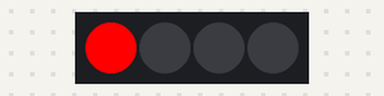
Recording of a sketch running on a simulated Arduino Uno, built with avr-gcc and run on an emulated ATmega328P. Shown: 4 RGB LEDs in strip order, left to right.

Above: at 0.02 s.
At 0.17 s:
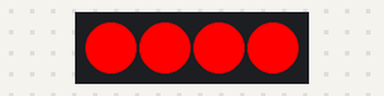
At 0.37 s:
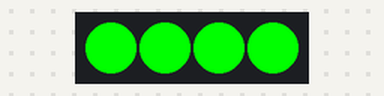
At 0.73 s:
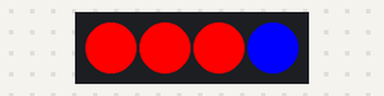
At 1.48 s:
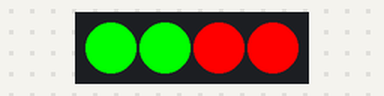
At 2.94 s:
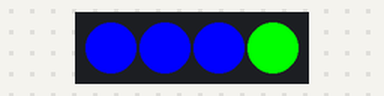
Timing chart, 0 to 3.2 s (numbered marks = the images above):
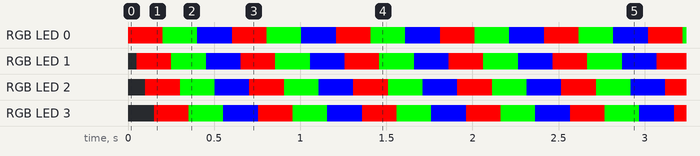

The sketch:

programmBall.ino
```cpp
#include <Adafruit_NeoPixel.h>

#ifdef __AVR__
  #include <avr/power.h>
#endif

#define PIN 6

#define NUM_LEDS 4

// Parameter 1 = number of pixels in strip
// Parameter 2 = Arduino pin number (most are valid)
// Parameter 3 = pixel type flags, add together as needed:
//   NEO_KHZ800  800 KHz bitstream (most NeoPixel products w/WS2812 LEDs)
//   NEO_KHZ400  400 KHz (classic 'v1' (not v2) FLORA pixels, WS2811 drivers)
//   NEO_GRB     Pixels are wired for GRB bitstream (most NeoPixel products)
//   NEO_RGB     Pixels are wired for RGB bitstream (v1 FLORA pixels, not v2)
//   NEO_RGBW    Pixels are wired for RGBW bitstream (NeoPixel RGBW products)
Adafruit_NeoPixel strip = Adafruit_NeoPixel(NUM_LEDS, PIN, NEO_GRB + NEO_KHZ800);

// IMPORTANT: To reduce NeoPixel burnout risk, add 1000 uF capacitor across
// pixel power leads, add 300 - 500 Ohm resistor on first pixel's data input
// and minimize distance between Arduino and first pixel.  Avoid connecting
// on a live circuit...if you must, connect GND first.

void setup() {
  // This is for Trinket 5V 16MHz, you can remove these three lines if you are not using a Trinket
  #if defined (__AVR_ATtiny85__)
    if (F_CPU == 16000000) clock_prescale_set(clock_div_1);
  #endif
  // End of trinket special code


  strip.begin();
  strip.show(); // Initialize all pixels to 'off'
}

void loop() {
  // Some example procedures showing how to display to the pixels:

  colorWipe(strip.Color(255, 0, 0), 50); // Red
  colorWipe(strip.Color(0, 255, 0), 50); // Green
  colorWipe(strip.Color(0, 0, 255), 50); // Blue
//colorWipe(strip.Color(0, 0, 0, 255), 50); // White RGBW

}

// Fill the dots one after the other with a color
void colorWipe(uint32_t c, uint8_t wait) {
  for(uint16_t i=0; i<strip.numPixels(); i++) {
    strip.setPixelColor(i, c);
    strip.show();
    delay(wait);
  }
}


// Input a value 0 to 255 to get a color value.
// The colours are a transition r - g - b - back to r.
uint32_t Wheel(byte WheelPos) {
  WheelPos = 255 - WheelPos;
  if(WheelPos < 85) {
    return strip.Color(255 - WheelPos * 3, 0, WheelPos * 3);
  }
  if(WheelPos < 170) {
    WheelPos -= 85;
    return strip.Color(0, WheelPos * 3, 255 - WheelPos * 3);
  }
  WheelPos -= 170;
  return strip.Color(WheelPos * 3, 255 - WheelPos * 3, 0);
}
```

Measured:
- by itself, RGB LED 0–3: repeats every 0.60 s: RGB(0, 255, 0) 0.20 s, RGB(0, 0, 255) 0.20 s, RGB(255, 0, 0) 0.20 s
